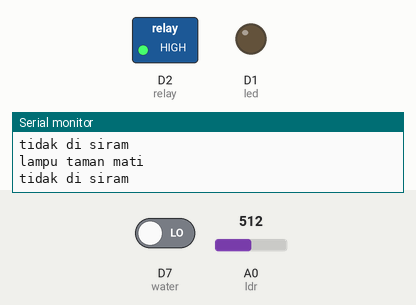
Recording of a sketch running on a simulated ESP8266 (NodeMCU). Parts: switched loads named in the sketch (green lamp = pin HIGH), output pins drawn as LEDs (lit = HIGH), the last lines printed to the serial monitor. Inputs (shaded band) come from the test bench; at power-on: A0 (ldr) = 512, D7 (water) LOW.

Above: at 1.2 s.
1.3 s: A0 (ldr) set to 593
2.8 s: A0 (ldr) set to 616
At 3.8 s:
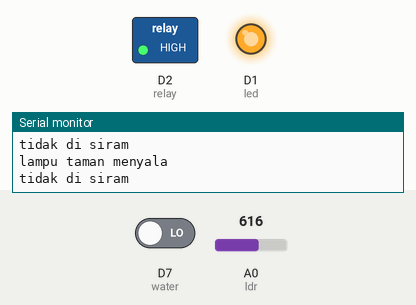
4.3 s: D7 (water) driven HIGH
At 5.1 s:
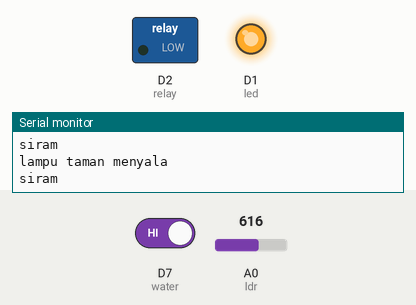
5.8 s: A0 (ldr) set to 590
At 6.5 s:
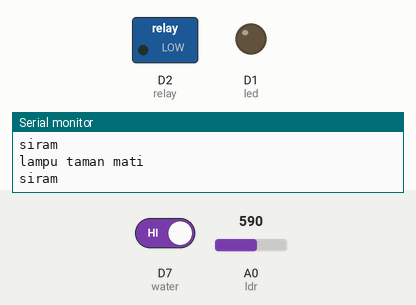
7.3 s: A0 (ldr) set to 610
At 7.8 s:
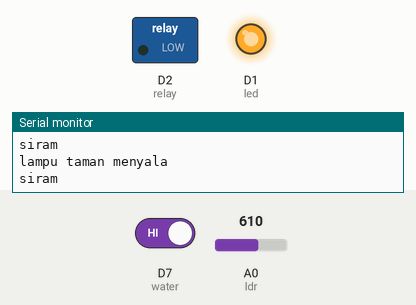
8.8 s: A0 (ldr) set to 511
At 9.1 s:
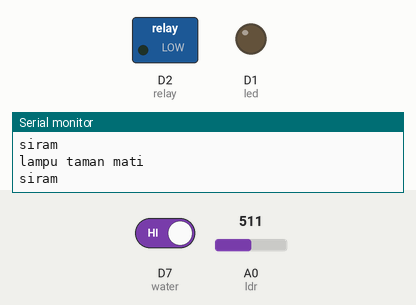
Timing chart, 0 to 11.3 s (numbered marks = the images above; inputs shaded):
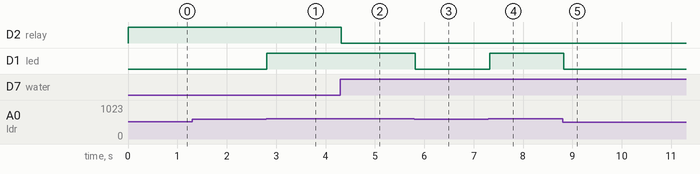

Measured:
- the behaviour switches between 600 and 601 on A0 (ldr) (found by bisection; images 0 and 1)
- after the input at 2.8 s, D1 (led): LOW → HIGH at once
- after the input at 4.3 s, D2 (relay): HIGH → LOW at once
- after the input at 5.8 s, D1 (led): HIGH → LOW at once
- after the input at 7.3 s, D1 (led): LOW → HIGH at once
- after the input at 8.8 s, D1 (led): HIGH → LOW at once

The sketch:

SMARTGARDEN.ino
```cpp
// PROGRAM SMART GARDEN
#define ldr A0 // input sinyal resistansi cahaya
#define led D1 // output lampu taman
#define water D7 // input kelembapan tanah
#define relay D2 // output relay


void setup() {
  pinMode(led,OUTPUT); // output lampu taman
  pinMode(ldr,INPUT); // input sinyal ldr
  pinMode(relay,OUTPUT); //output pin for relay board, this will sent signal to the relay
  pinMode(water,INPUT); // output kelembapan tanah
  // put your setup code here, to run once:

}

void loop() {
Serial.begin(9600);
int cahaya = analogRead(ldr); // mengdeklarasikan variabel cahaya sebagai analog read dari sensor ldr
int soil = digitalRead(water); // mengdeklarasikan variabel cahaya sebagai analog read dari sensor soil moisture

if(cahaya > 600) // jika resistansi lebih besar dari 600
   {
  digitalWrite(led,HIGH); // pin digital akan menulis perintah bahwa output led menyala
  Serial.println("lampu taman menyala"); // serial monitor akan memunculkan
  }
  else // jika resistansi di bawah 600
  {
 digitalWrite(led,LOW); //pin digital akan menulis perintah bahwa output led mati
  Serial.println("lampu taman mati"); // serial monitor akan memunculkan
  }
   if(soil == HIGH) // jika sensor soil moisture membaca tanah lembab
   {
  digitalWrite(relay,LOW); // pin digital akan memberi perintah menyalakan relay SPDT
  Serial.println("siram"); // serial monitor akan memunculkan
  }
  else // jika sensor soil moisture tidak membaca tanah kering
  {
  digitalWrite(relay,HIGH); // pin digital akan memberikan perintah mematikan relay
  Serial.println("tidak di siram"); // serial monitor akan memunculkan
  }
  delay(100); // delay program
  }
```
